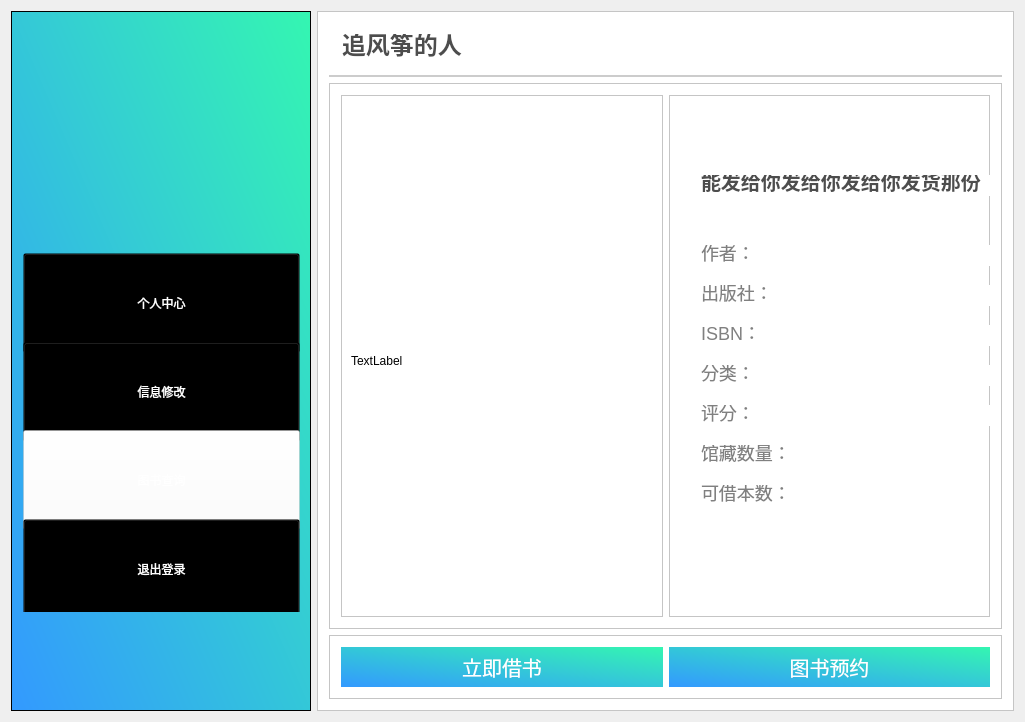
<?xml version="1.0" encoding="UTF-8"?>
<ui version="4.0">
 <class>student_bookDetail</class>
 <widget class="QWidget" name="student_bookDetail">
  <property name="geometry">
   <rect>
    <x>0</x>
    <y>0</y>
    <width>1025</width>
    <height>722</height>
   </rect>
  </property>
  <property name="windowTitle">
   <string>student_bookDetail</string>
  </property>
  <layout class="QHBoxLayout" name="horizontalLayout">
   <item>
    <widget class="QFrame" name="frame">
     <property name="sizePolicy">
      <sizepolicy hsizetype="Fixed" vsizetype="Expanding">
       <horstretch>0</horstretch>
       <verstretch>0</verstretch>
      </sizepolicy>
     </property>
     <property name="minimumSize">
      <size>
       <width>300</width>
       <height>700</height>
      </size>
     </property>
     <property name="styleSheet">
      <string notr="true">
background-color: qlineargradient(spread:pad, x1:0, y1:1, x2:1, y2:0, stop:0 rgba(51, 153, 255,1), stop:1 rgba(52, 246, 177,1));</string>
     </property>
     <property name="frameShape">
      <enum>QFrame::StyledPanel</enum>
     </property>
     <property name="frameShadow">
      <enum>QFrame::Raised</enum>
     </property>
     <widget class="QFrame" name="frame_2">
      <property name="geometry">
       <rect>
        <x>70</x>
        <y>30</y>
        <width>171</width>
        <height>176</height>
       </rect>
      </property>
      <property name="minimumSize">
       <size>
        <width>0</width>
        <height>0</height>
       </size>
      </property>
      <property name="baseSize">
       <size>
        <width>0</width>
        <height>100</height>
       </size>
      </property>
      <property name="styleSheet">
       <string notr="true">image: url(:/Library/images/logo2.png);
background:transparent;</string>
      </property>
      <property name="frameShape">
       <enum>QFrame::StyledPanel</enum>
      </property>
      <property name="frameShadow">
       <enum>QFrame::Raised</enum>
      </property>
     </widget>
     <widget class="QFrame" name="frame_8">
      <property name="geometry">
       <rect>
        <x>0</x>
        <y>230</y>
        <width>301</width>
        <height>371</height>
       </rect>
      </property>
      <property name="styleSheet">
       <string notr="true">background:transparent;</string>
      </property>
      <property name="frameShape">
       <enum>QFrame::StyledPanel</enum>
      </property>
      <property name="frameShadow">
       <enum>QFrame::Raised</enum>
      </property>
      <layout class="QVBoxLayout" name="verticalLayout_6">
       <item>
        <layout class="QVBoxLayout" name="verticalLayout">
         <property name="spacing">
          <number>7</number>
         </property>
         <property name="sizeConstraint">
          <enum>QLayout::SetDefaultConstraint</enum>
         </property>
         <item>
          <widget class="QPushButton" name="btnPersonal">
           <property name="minimumSize">
            <size>
             <width>0</width>
             <height>100</height>
            </size>
           </property>
           <property name="styleSheet">
            <string notr="true">font: 12pt &quot;微软雅黑&quot;;
color:white;
background:transparent;</string>
           </property>
           <property name="text">
            <string>个人中心</string>
           </property>
          </widget>
         </item>
         <item>
          <widget class="QPushButton" name="btnInformationchange">
           <property name="minimumSize">
            <size>
             <width>0</width>
             <height>100</height>
            </size>
           </property>
           <property name="styleSheet">
            <string notr="true">font: 12pt &quot;微软雅黑&quot;;
color:white;
background:transparent;</string>
           </property>
           <property name="text">
            <string>信息修改</string>
           </property>
          </widget>
         </item>
         <item>
          <widget class="QPushButton" name="btnSearchbook">
           <property name="minimumSize">
            <size>
             <width>0</width>
             <height>100</height>
            </size>
           </property>
           <property name="styleSheet">
            <string notr="true">font: 12pt &quot;微软雅黑&quot;;
color:white;
background:transparent;
background-color:rgba(255,255,255,0.4);
</string>
           </property>
           <property name="text">
            <string>图书查询</string>
           </property>
          </widget>
         </item>
         <item>
          <widget class="QPushButton" name="btnLogout">
           <property name="minimumSize">
            <size>
             <width>0</width>
             <height>100</height>
            </size>
           </property>
           <property name="styleSheet">
            <string notr="true">font: 12pt &quot;微软雅黑&quot;;
color:white;
background:transparent;</string>
           </property>
           <property name="text">
            <string>退出登录</string>
           </property>
          </widget>
         </item>
        </layout>
       </item>
      </layout>
     </widget>
    </widget>
   </item>
   <item>
    <widget class="QFrame" name="frame_3">
     <property name="styleSheet">
      <string notr="true">background:white;</string>
     </property>
     <property name="frameShape">
      <enum>QFrame::StyledPanel</enum>
     </property>
     <property name="frameShadow">
      <enum>QFrame::Raised</enum>
     </property>
     <layout class="QVBoxLayout" name="verticalLayout_2">
      <item>
       <widget class="QFrame" name="frame_4">
        <property name="sizePolicy">
         <sizepolicy hsizetype="Preferred" vsizetype="Fixed">
          <horstretch>0</horstretch>
          <verstretch>200</verstretch>
         </sizepolicy>
        </property>
        <property name="styleSheet">
         <string notr="true">border:2px solid #cccccc;
border-top:0px;
border-left:0px;
border-right:0px;</string>
        </property>
        <property name="frameShape">
         <enum>QFrame::StyledPanel</enum>
        </property>
        <property name="frameShadow">
         <enum>QFrame::Raised</enum>
        </property>
        <layout class="QHBoxLayout" name="horizontalLayout_3">
         <item>
          <widget class="QLineEdit" name="etBookNameHead">
           <property name="styleSheet">
            <string notr="true">color:#4D4D4D;
border:none;
font-size:24px;
font-weight:500;
font-family:&quot;微软雅黑&quot;;
text-align:left;</string>
           </property>
           <property name="text">
            <string>追风筝的人</string>
           </property>
          </widget>
         </item>
        </layout>
       </widget>
      </item>
      <item>
       <widget class="QFrame" name="frame_6">
        <property name="frameShape">
         <enum>QFrame::StyledPanel</enum>
        </property>
        <property name="frameShadow">
         <enum>QFrame::Raised</enum>
        </property>
        <layout class="QHBoxLayout" name="horizontalLayout_4">
         <item>
          <widget class="QFrame" name="frameBookCover">
           <property name="styleSheet">
            <string notr="true"/>
           </property>
           <property name="frameShape">
            <enum>QFrame::StyledPanel</enum>
           </property>
           <property name="frameShadow">
            <enum>QFrame::Raised</enum>
           </property>
           <widget class="QLabel" name="lbCover">
            <property name="geometry">
             <rect>
              <x>10</x>
              <y>80</y>
              <width>281</width>
              <height>371</height>
             </rect>
            </property>
            <property name="text">
             <string>TextLabel</string>
            </property>
           </widget>
          </widget>
         </item>
         <item>
          <widget class="QFrame" name="frame_9">
           <property name="frameShape">
            <enum>QFrame::StyledPanel</enum>
           </property>
           <property name="frameShadow">
            <enum>QFrame::Raised</enum>
           </property>
           <widget class="QLineEdit" name="etBookName">
            <property name="geometry">
             <rect>
              <x>30</x>
              <y>80</y>
              <width>291</width>
              <height>21</height>
             </rect>
            </property>
            <property name="styleSheet">
             <string notr="true">color:#4D4D4D;
border:none;
font-size:20px;
font-weight:500;
font-family:&quot;微软雅黑&quot;;
text-align:left;</string>
            </property>
            <property name="text">
             <string>能发给你发给你发给你发货那份</string>
            </property>
           </widget>
           <widget class="QLineEdit" name="etAuthorHead">
            <property name="geometry">
             <rect>
              <x>30</x>
              <y>150</y>
              <width>80</width>
              <height>21</height>
             </rect>
            </property>
            <property name="styleSheet">
             <string notr="true">color:#808080;
border:none;
font-size:18px;
font-family:&quot;微软雅黑&quot;;
text-align:left;</string>
            </property>
            <property name="text">
             <string>作者：</string>
            </property>
           </widget>
           <widget class="QLineEdit" name="etPublishHead">
            <property name="geometry">
             <rect>
              <x>30</x>
              <y>190</y>
              <width>80</width>
              <height>21</height>
             </rect>
            </property>
            <property name="styleSheet">
             <string notr="true">color:#808080;
border:none;
font-size:18px;
font-family:&quot;微软雅黑&quot;;
text-align:left;</string>
            </property>
            <property name="text">
             <string>出版社：</string>
            </property>
           </widget>
           <widget class="QLineEdit" name="etISBNHead">
            <property name="geometry">
             <rect>
              <x>30</x>
              <y>230</y>
              <width>80</width>
              <height>21</height>
             </rect>
            </property>
            <property name="styleSheet">
             <string notr="true">color:#808080;
border:none;
font-size:18px;
font-family:&quot;微软雅黑&quot;;
text-align:left;</string>
            </property>
            <property name="text">
             <string>ISBN：</string>
            </property>
           </widget>
           <widget class="QLineEdit" name="etClassifyHead">
            <property name="geometry">
             <rect>
              <x>30</x>
              <y>270</y>
              <width>80</width>
              <height>21</height>
             </rect>
            </property>
            <property name="styleSheet">
             <string notr="true">color:#808080;
border:none;
font-size:18px;
font-family:&quot;微软雅黑&quot;;
text-align:left;</string>
            </property>
            <property name="text">
             <string>分类：</string>
            </property>
           </widget>
           <widget class="QLineEdit" name="etAuthor">
            <property name="geometry">
             <rect>
              <x>130</x>
              <y>150</y>
              <width>191</width>
              <height>21</height>
             </rect>
            </property>
            <property name="styleSheet">
             <string notr="true">color:#808080;
border:none;
font-size:18px;
font-family:&quot;微软雅黑&quot;;
text-align:left;</string>
            </property>
           </widget>
           <widget class="QLineEdit" name="etPublish">
            <property name="geometry">
             <rect>
              <x>130</x>
              <y>190</y>
              <width>191</width>
              <height>21</height>
             </rect>
            </property>
            <property name="styleSheet">
             <string notr="true">color:#808080;
border:none;
font-size:18px;
font-family:&quot;微软雅黑&quot;;
text-align:left;</string>
            </property>
           </widget>
           <widget class="QLineEdit" name="etISBN">
            <property name="geometry">
             <rect>
              <x>130</x>
              <y>230</y>
              <width>191</width>
              <height>21</height>
             </rect>
            </property>
            <property name="styleSheet">
             <string notr="true">color:#808080;
border:none;
font-size:18px;
font-family:&quot;微软雅黑&quot;;
text-align:left;</string>
            </property>
           </widget>
           <widget class="QLineEdit" name="etClassify">
            <property name="geometry">
             <rect>
              <x>130</x>
              <y>270</y>
              <width>191</width>
              <height>21</height>
             </rect>
            </property>
            <property name="styleSheet">
             <string notr="true">color:#808080;
border:none;
font-size:18px;
font-family:&quot;微软雅黑&quot;;
text-align:left;</string>
            </property>
           </widget>
           <widget class="QLineEdit" name="etPublishHead_2">
            <property name="geometry">
             <rect>
              <x>30</x>
              <y>310</y>
              <width>80</width>
              <height>21</height>
             </rect>
            </property>
            <property name="styleSheet">
             <string notr="true">color:#808080;
border:none;
font-size:18px;
font-family:&quot;微软雅黑&quot;;
text-align:left;</string>
            </property>
            <property name="text">
             <string>评分：</string>
            </property>
           </widget>
           <widget class="QLineEdit" name="etNowCount">
            <property name="geometry">
             <rect>
              <x>140</x>
              <y>390</y>
              <width>171</width>
              <height>21</height>
             </rect>
            </property>
            <property name="styleSheet">
             <string notr="true">color:#808080;
border:none;
font-size:18px;
font-family:&quot;微软雅黑&quot;;
text-align:left;</string>
            </property>
           </widget>
           <widget class="QLineEdit" name="etISBNHead_2">
            <property name="geometry">
             <rect>
              <x>30</x>
              <y>350</y>
              <width>101</width>
              <height>21</height>
             </rect>
            </property>
            <property name="styleSheet">
             <string notr="true">color:#808080;
border:none;
font-size:18px;
font-family:&quot;微软雅黑&quot;;
text-align:left;</string>
            </property>
            <property name="text">
             <string>馆藏数量：</string>
            </property>
           </widget>
           <widget class="QLineEdit" name="etScore">
            <property name="geometry">
             <rect>
              <x>130</x>
              <y>310</y>
              <width>191</width>
              <height>21</height>
             </rect>
            </property>
            <property name="styleSheet">
             <string notr="true">color:#808080;
border:none;
font-size:18px;
font-family:&quot;微软雅黑&quot;;
text-align:left;</string>
            </property>
           </widget>
           <widget class="QLineEdit" name="etCount">
            <property name="geometry">
             <rect>
              <x>140</x>
              <y>350</y>
              <width>171</width>
              <height>21</height>
             </rect>
            </property>
            <property name="styleSheet">
             <string notr="true">color:#808080;
border:none;
font-size:18px;
font-family:&quot;微软雅黑&quot;;
text-align:left;</string>
            </property>
           </widget>
           <widget class="QLineEdit" name="etClassifyHead_2">
            <property name="geometry">
             <rect>
              <x>30</x>
              <y>390</y>
              <width>101</width>
              <height>21</height>
             </rect>
            </property>
            <property name="styleSheet">
             <string notr="true">color:#808080;
border:none;
font-size:18px;
font-family:&quot;微软雅黑&quot;;
text-align:left;</string>
            </property>
            <property name="text">
             <string>可借本数：</string>
            </property>
           </widget>
          </widget>
         </item>
        </layout>
       </widget>
      </item>
      <item>
       <widget class="QFrame" name="frame_5">
        <property name="sizePolicy">
         <sizepolicy hsizetype="Preferred" vsizetype="Fixed">
          <horstretch>0</horstretch>
          <verstretch>0</verstretch>
         </sizepolicy>
        </property>
        <property name="frameShape">
         <enum>QFrame::StyledPanel</enum>
        </property>
        <property name="frameShadow">
         <enum>QFrame::Raised</enum>
        </property>
        <layout class="QHBoxLayout" name="horizontalLayout_2">
         <item>
          <widget class="QPushButton" name="btnBorrow">
           <property name="sizePolicy">
            <sizepolicy hsizetype="Preferred" vsizetype="Fixed">
             <horstretch>0</horstretch>
             <verstretch>0</verstretch>
            </sizepolicy>
           </property>
           <property name="styleSheet">
            <string notr="true">color:white;
border:none;
font-size:20px;
font-family:&quot;微软雅黑&quot;;
background-color: qlineargradient(spread:pad, x1:0, y1:1, x2:1, y2:0, stop:0 rgba(51, 153, 255,1), stop:1 rgba(52, 246, 177,1));
padding-top:5;
padding-bottom:5;</string>
           </property>
           <property name="text">
            <string>立即借书</string>
           </property>
          </widget>
         </item>
         <item>
          <widget class="QPushButton" name="btnOrder">
           <property name="sizePolicy">
            <sizepolicy hsizetype="Preferred" vsizetype="Fixed">
             <horstretch>0</horstretch>
             <verstretch>0</verstretch>
            </sizepolicy>
           </property>
           <property name="styleSheet">
            <string notr="true">color:white;
border:none;
font-size:20px;
font-family:&quot;微软雅黑&quot;;
background-color: qlineargradient(spread:pad, x1:0, y1:1, x2:1, y2:0, stop:0 rgba(51, 153, 255,1), stop:1 rgba(52, 246, 177,1));
padding-top:5;
padding-bottom:5;</string>
           </property>
           <property name="text">
            <string>图书预约</string>
           </property>
          </widget>
         </item>
        </layout>
       </widget>
      </item>
     </layout>
    </widget>
   </item>
  </layout>
 </widget>
 <layoutdefault spacing="6" margin="11"/>
 <resources>
  <include location="library.qrc"/>
 </resources>
 <connections/>
</ui>
